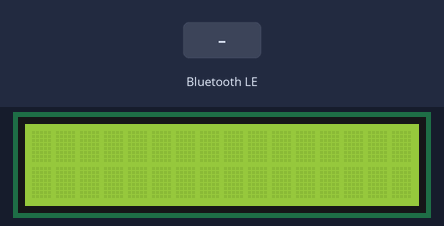
Bench run of a sketch on a simulated ESP32. Shown: 16×2 character LCD. The inputs (shaded band) are chosen by the test bench. Nothing arrives over Bluetooth unless stated; a phone connects over Bluetooth LE 3 s after start; what the sketch prints to the serial monitor is not drawn.

Above: at 1.2 s.
1.3 s: Bluetooth LE write "1" received
At 3.8 s:
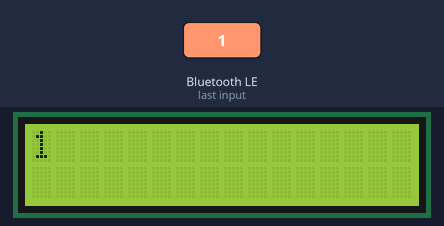
4.3 s: Bluetooth LE write "0" received
At 5.4 s:
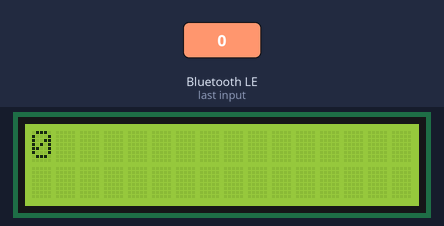
5.8 s: Bluetooth LE write "2" received
At 6.6 s:
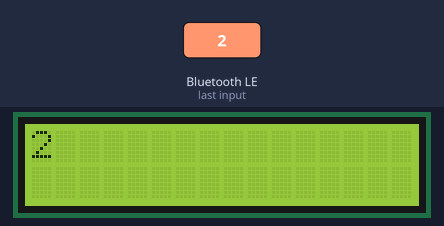
Timing chart, 0 to 8.8 s (numbered marks = the images above; inputs shaded):
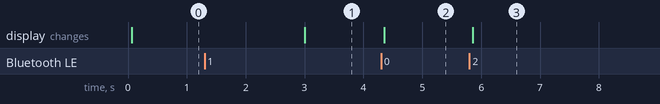

The sketch:

ESP32_code__ardino.ino
```cpp
/*
  Based on Neil Kolban example for IDF: https://github.com/nkolban/esp32-snippets/blob/master/cpp_utils/tests/BLE%20Tests/SampleNotify.cpp
  Ported to Arduino ESP32 by Evandro Copercini
  updated by chegewara and MoThunderz
*/


//Initializing BLE Libraries
#include <BLEDevice.h>
#include <BLEServer.h>
#include <BLEUtils.h>
#include <BLE2902.h>

//Initializing LCD - I2C Library
#include <LiquidCrystal_I2C.h>

// Initialize all pointers
BLEServer* pServer = NULL;                    // Pointer to the server
BLECharacteristic* pCharacteristic_1 = NULL;  // Pointer to Characteristic 1

BLE2902* pBLE2902_1;  // Pointer to BLE2902 of Characteristic 1


// Some variables to keep track on device connected
bool deviceConnected = false;
bool oldDeviceConnected = false;

// set the LCD number of columns and rows
int lcdColumns = 16;
int lcdRows = 2;

String inputValue = "";
bool newWrite = false;


// set LCD address, number of columns and rows
// if you don't know your display address, run an I2C scanner sketch
LiquidCrystal_I2C lcd(0x3F, lcdColumns, lcdRows);

// See the following for generating UUIDs:
// https://www.uuidgenerator.net/
// UUIDs used in this example:
#define SERVICE_UUID "4fafc201-1fb5-459e-8fcc-c5c9c331914b"
#define CHARACTERISTIC_UUID_1 "beb5483e-36e1-4688-b7f5-ea07361b26a8"  // CHARACTERISTIC UUID FOR WRITING LCD IC2


// Callback function that is called whenever a client is connected or disconnected
class MyServerCallbacks : public BLEServerCallbacks {
  void onConnect(BLEServer* pServer) {
    deviceConnected = true;
  };

  void onDisconnect(BLEServer* pServer) {
    deviceConnected = false;
  }
};

// Callback function that is called whenever characteristic receive data
class MyCharacteristicsCallBack: public BLECharacteristicCallbacks {

    void onWrite(BLECharacteristic *pCharacteristic_1) {
      newWrite = true;
      std::string rxValue = pCharacteristic_1->getValue();
       inputValue = rxValue.c_str();
       Serial.println(inputValue);
      }
};

void setup() {
  Serial.begin(115200);

  // Create the BLE Device
  BLEDevice::init("ESP32 Microcontroller");

  // Create the BLE Server
  pServer = BLEDevice::createServer();

  //Create Callback for Server
  pServer->setCallbacks(new MyServerCallbacks());

  // Create the BLE Service
  BLEService* pService = pServer->createService(SERVICE_UUID);

  // Create a BLE Characteristic
  pCharacteristic_1 = pService->createCharacteristic(
    CHARACTERISTIC_UUID_1,
    BLECharacteristic::PROPERTY_WRITE);

  //Create Callback for Characteristics
  pCharacteristic_1->setCallbacks(new MyCharacteristicsCallBack());


  // Create a BLE Descriptor
  pBLE2902_1 = new BLE2902();
  pBLE2902_1->setNotifications(true);
  pCharacteristic_1->addDescriptor(pBLE2902_1);

  // Start the service
  pService->start();

  // Start advertising
  BLEAdvertising* pAdvertising = BLEDevice::getAdvertising();
  pAdvertising->addServiceUUID(SERVICE_UUID);
  pAdvertising->setScanResponse(false);
  pAdvertising->setMinPreferred(0x0);  // set value to 0x00 to not advertise this parameter
  BLEDevice::startAdvertising();
  Serial.println("Waiting a client connection to notify...");

  // initialize LCD
  lcd.init();

  // turn on LCD backlight
  lcd.backlight();

  //Setting cursor index
  lcd.setCursor(0, 0);

}


void loop() {
  if (deviceConnected) {

    //Boolean to avoid loop
    if (newWrite) {

      // print message
      lcd.clear();
      lcd.print(inputValue);

      newWrite = false;
    }
  }

  // The code below keeps the connection status uptodate:
  // Disconnecting
  if (!deviceConnected && oldDeviceConnected) {
    delay(500);                   // give the bluetooth stack the chance to get things ready
    pServer->startAdvertising();  // restart advertising
    Serial.println("start advertising");
    oldDeviceConnected = deviceConnected;
  }
  // Connecting
  if (deviceConnected && !oldDeviceConnected) {
    // do stuff here on connecting
    oldDeviceConnected = deviceConnected;
  }
}
```

Measured:
- after the input at 1.3 s, the display: changes after 1.7 s (image 1)
- after the input at 4.3 s, the display: changes after 0.05 s (image 2)
- after the input at 5.8 s, the display: changes after 0.05 s (image 3)
